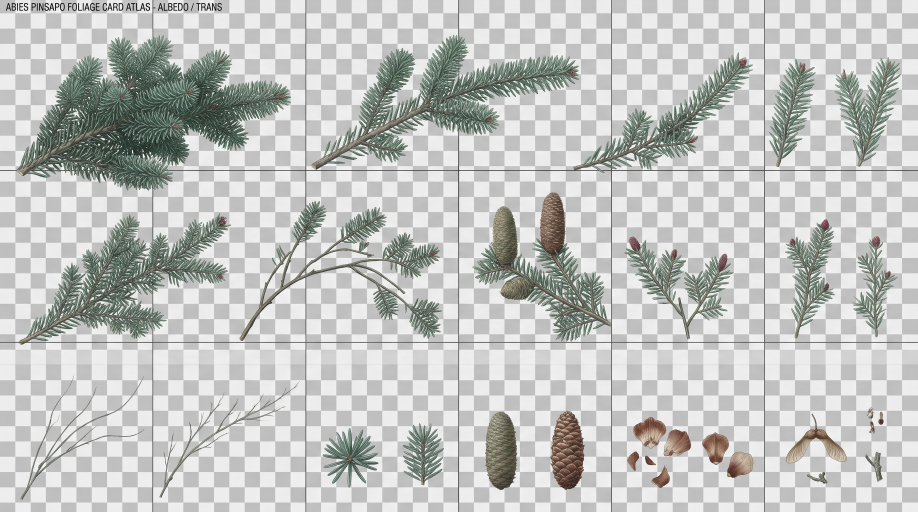
#> input picture pinsapo/fotos/atlas_follaje.jpg, 2752 x 1536 px, found by its file name (shown at 1/3 size)
$ python generar_texturas_pinsapo.py
#> lines starting #> are read from the running program, lines starting #| are printed output that depends on the picture
# Texturas del pinsapo a partir de los atlas del usuario:
#   pinsapo/fotos/atlas_follaje.jpg          -> public/pinsapo/ramas.png (2048x2048, 4x2 celdas de 512x1024,
#                                               ramitas con el tallo abajo y el eje centrado)
#   pinsapo/fotos/atlas_corteza_follaje.jpg  -> public/pinsapo/corteza.jpg (repetible)
# El fondo de cuadros esta pintado en el JPG y la rejilla es gris oscura, como las aciculas: las lineas
# se repintan con los pixeles de al lado antes de recortar.
# Uso: python3 pinsapo/generar_texturas_pinsapo.py  (desde la raiz del repo)
from PIL import Image, ImageFilter
import numpy as np
from scipy import ndimage

im = Image.open('pinsapo/fotos/atlas_follaje.jpg').convert('RGB')
#> im is the input picture: PIL image 2752x1536 RGB; mean R, G, B 193.3, 195.1, 192.8
K = im.size[0] / 2000.0
#> K = 1.38
A = np.asarray(im).astype(float).copy()
# borrar la rejilla (columnas y filas de las celdas)
for x0 in [333.3, 666.7, 1000, 1333.3, 1666.7]:
    x = int(round(x0 * K))
    for dx in range(-3, 4):
        A[:, x + dx] = (A[:, x - 5] + A[:, x + 5]) / 2
for y0 in [371.5, 745.5]:
    y = int(round(y0 * K))
    for dy in range(-3, 4):
        A[y + dy, :] = (A[y - 5, :] + A[y + 5, :]) / 2

# (x0, y0, x1, y1) en coordenadas de 2000 px y lado del tallo
PIEZAS = [
    ((35, 75, 640, 415), 'izq'),      # 0 ramillete grande y denso
    ((675, 70, 1265, 372), 'izq'),    # 1 rama larga
    ((1245, 115, 1645, 372), 'izq'),  # 2 rama fina
    ((1680, 125, 1785, 365), 'abajo'),  # 3 ramita derecha (guia)
    ((1815, 120, 1965, 365), 'abajo'),  # 4 ramita doble (guia)
    ((35, 465, 505, 750), 'izq'),     # 5 rama media
    ((1025, 415, 1335, 745), 'der'),  # 6 ramita con pinas
    ((1355, 475, 1605, 745), 'abajo'),  # 7 ramitas con yemas rojas
]


def pieza(c, tallo):
    x0, y0, x1, y1 = [int(v * K) for v in c]
    p = A[y0:y1, x0:x1]
    lum = p.mean(axis=2)
    sat = p.max(axis=2) - p.min(axis=2)
    a = np.maximum(np.clip((172 - lum) / 40, 0, 1), np.clip((sat - 24) / 20, 0, 1))
    lab, n = ndimage.label(ndimage.binary_dilation(a > 0.4, iterations=3))
    if n:
        tam = ndimage.sum(np.ones_like(a), lab, range(1, n + 1))
        a = a * (lab == 1 + int(np.argmax(tam)))
    # quitar el gris del fondo mezclado en los bordes
    aa = np.clip(a, 0.2, 1)[..., None]
    p = np.clip((p - (1 - aa) * 205) / aa, 0, 255)
    img = Image.fromarray(np.dstack([p, a * 255]).astype(np.uint8), 'RGBA')
    ys, xs = np.nonzero(a > 0.5)
    cx, cy = xs.mean(), ys.mean()
    w, v = np.linalg.eigh(np.cov(np.vstack([xs - cx, ys - cy])))
    eje = v[:, np.argmax(w)]
    ref = {'abajo': (0, 1), 'arriba': (0, -1), 'izq': (-1, 0), 'der': (1, 0)}[tallo]
    if eje[0] * ref[0] + eje[1] * ref[1] < 0:
        eje = -eje
    img = img.rotate(-np.degrees(np.arctan2(eje[0], eje[1])), resample=Image.BICUBIC, expand=True)
    al = np.asarray(img)[..., 3]
    ys, xs = np.nonzero(al > 40)
    img = img.crop((xs.min(), ys.min(), xs.max() + 1, ys.max() + 1))
    al = np.asarray(img)[..., 3].astype(float)
    cxm = (al.sum(axis=0) * np.arange(al.shape[1])).sum() / al.sum()
    half = int(max(cxm, al.shape[1] - cxm)) + 2
    out = Image.new('RGBA', (2 * half, img.height), (0, 0, 0, 0))
    out.paste(img, (int(half - cxm), 0))
    return out


CW, CH = 512, 1024
atlas = Image.new('RGBA', (2048, 2048), (0, 0, 0, 0))
#> atlas: PIL image 2048x2048 RGBA; every value is 0
for i, (c, tallo) in enumerate(PIEZAS):
    img = pieza(c, tallo)
    s = min((CW - 8) / img.width, (CH - 8) / img.height)
    img = img.resize((max(1, int(img.width * s)), max(1, int(img.height * s))), Image.LANCZOS)
    x, y = (i % 4) * CW, (i // 4) * CH
    atlas.alpha_composite(img, (x + (CW - img.width) // 2, y + CH - 4 - img.height))
#> this loop made 8 passes
#> (x0 in pieza, y0 in pieza, x1 in pieza, y1 in pieza, n in pieza, tam in pieza, cx in pieza, cy in pieza) on passes 2 to 7: (928, 96, 1740, 511, 2, [125489, 354], 395.6, 198), (1713, 158, 2263, 511, 2, [58312, 1396], 301.8, 211.9), (2311, 172, 2456, 502, 1, [25385], 62.2, 157.9), (2497, 165, 2703, 502, 1, [34345], 106.9, 157.5), (48, 639, 694, 1032, 1, [114311], 336.4, 200.5), (1410, 571, 1836, 1025, 1, [84677], 220.7, 236.7)
#> (n in pieza, tam in pieza, cx in pieza, cy in pieza, w in pieza, v in pieza, cxm in pieza, half in pieza) on pass 1: (1, [219494], 383.8, 244.9, [9281.5, 33091.6], [[-0.226, -0.974], [-0.974, 0.226]], 248.7, 250)
#> pass 1, in pieza, `a = np.maximum(np.clip((172 - lum) / 40, 0, 1), np.clip((sat - 24) / 2..`:
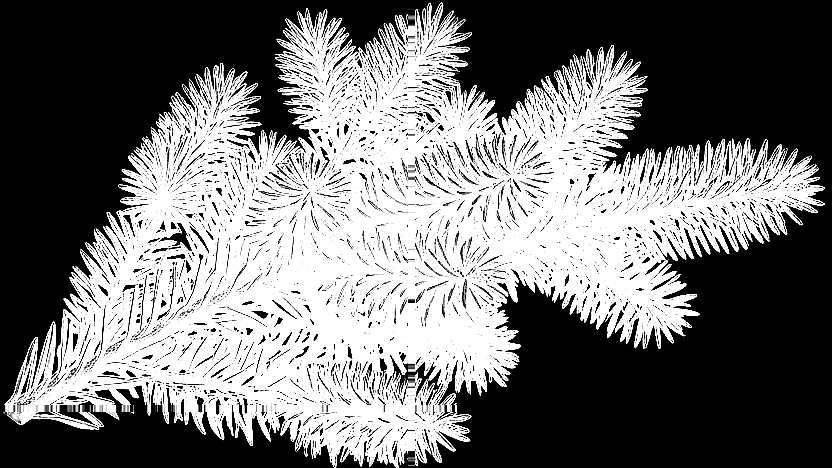
#> a: shape (468, 832) float64; min 0, max 1, mean 0.453
#> after the loop:
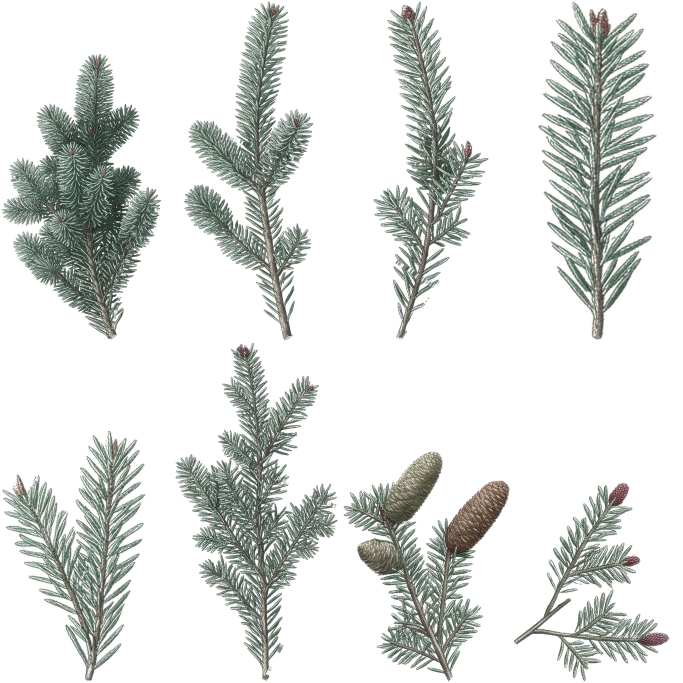
#> atlas: PIL image 2048x2048 RGBA (shown at 1/3 size); mean R, G, B, A 28.9, 32.9, 29.1, 57.4; transparent parts drawn white
#> after the loop:
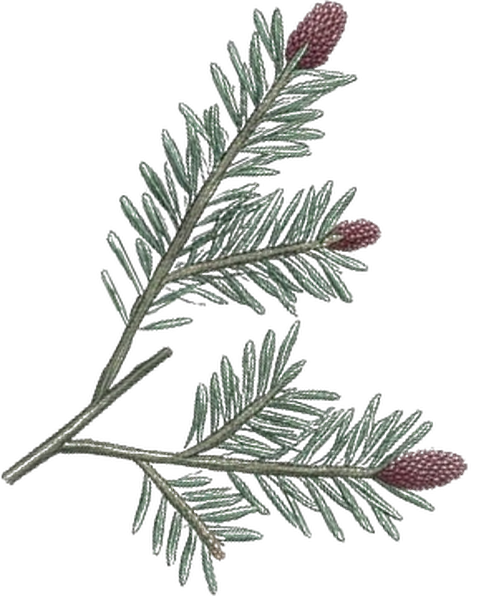
#> img: PIL image 504x596 RGBA; mean R, G, B, A 31, 33.7, 30.1, 53.3; transparent parts drawn white

arr = np.asarray(atlas).astype(float)
# bordes de las aciculas un poco mas oscuros (sin halo claro a distancia)
al = arr[..., 3:] / 255
arr[..., :3] *= np.clip(0.6 + 0.4 * (al - 0.5) / 0.4, 0.6, 1.0)
rgb = Image.fromarray(arr[..., :3].astype(np.uint8))
m = Image.fromarray(arr[..., 3].astype(np.uint8))
blur = np.asarray(rgb.filter(ImageFilter.GaussianBlur(10))).astype(float)
den = np.asarray(m.filter(ImageFilter.GaussianBlur(10))).astype(float)[..., None] / 255
fondo = np.where(den > 0.01, np.clip(blur / np.maximum(den, 0.02) * 0.55, 0, 255), [25, 38, 32])
final = np.where(arr[..., 3:] > 40, arr[..., :3], fondo).astype(np.uint8)
out = Image.fromarray(final).convert('RGBA')
out.putalpha(m)
out.save('public/pinsapo/ramas.png', optimize=True)

# ---------- corteza: el parche plano del atlas de corteza, repetible ----------
ic = Image.open('pinsapo/fotos/atlas_corteza_follaje.jpg').convert('RGB')
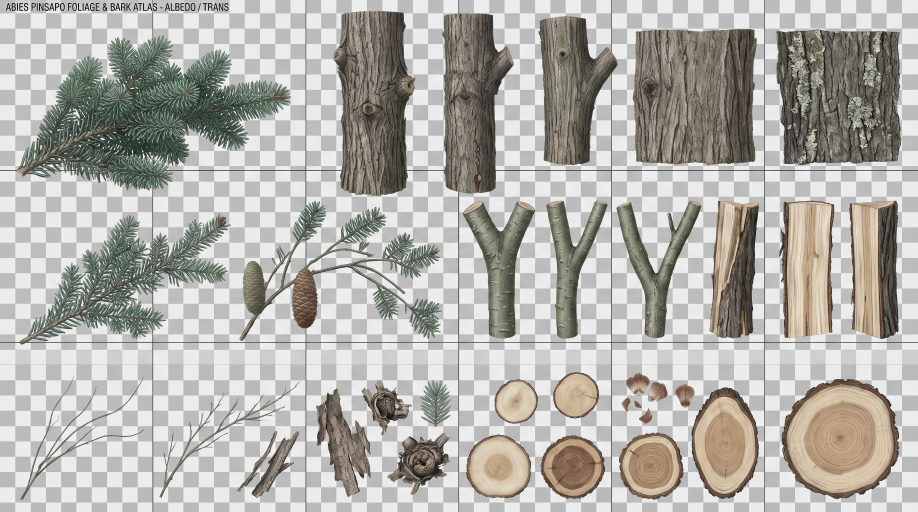
#> input picture pinsapo/fotos/atlas_corteza_follaje.jpg, 2752 x 1536 px, found by its file name (shown at 1/3 size)
#> ic is the input picture: PIL image 2752x1536 RGB; mean R, G, B 177.6, 175.7, 170.6
x0, y0, x1, y1 = [int(v * K) for v in (1450, 75, 1645, 352)]   # sin el nudo de la izquierda (se repetia mucho)
#> x0 = 1995; y0 = 103; x1 = 2263; y1 = 484
f = np.asarray(ic.crop((x0 + 10, y0 + 12, x1 - 10, y1 - 8))).astype(float)
col = np.convolve(np.pad(f.mean(axis=(0, 2)), 30, mode='edge'), np.ones(61) / 61, mode='same')[30:-30]
#> col = 248 values, max 125.8 at index 16, min 72.45 at index 216, mean 105.9
fil = np.convolve(np.pad(f.mean(axis=(1, 2)), 30, mode='edge'), np.ones(61) / 61, mode='same')[30:-30]
#> fil = 361 values, max 109.2 at index 112, min 102.7 at index 286, mean 105.6
f = f * (col.mean() / col)[None, :, None] * (fil.mean() / fil)[:, None, None]
n = 40
w = np.linspace(0, 1, n)[None, :, None]
f[:, -n:] = f[:, -n:] * (1 - w) + f[:, :n] * w
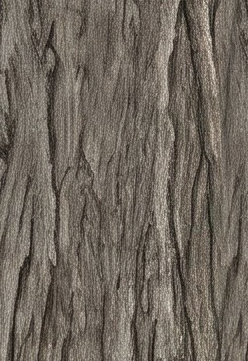
#> f: shape (361, 248, 3) float64; mean R, G, B 114.8, 106.4, 96.7; drawn with min black and max white
f = f[:, :-n]
#> f: shape (361, 208, 3) float64
wv = np.linspace(0, 1, n)[:, None, None]
f[-n:] = f[-n:] * (1 - wv) + f[:n] * wv
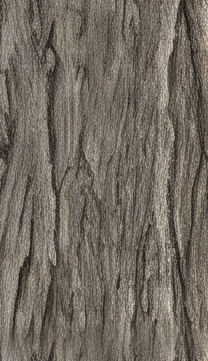
#> f: shape (361, 208, 3) float64; mean R, G, B 115, 106.5, 97
f = f[:-n]
#> f: shape (321, 208, 3) float64
Image.fromarray(np.clip(f, 0, 255).astype(np.uint8)).resize((512, 512), Image.LANCZOS).save('public/pinsapo/corteza.jpg', quality=90)
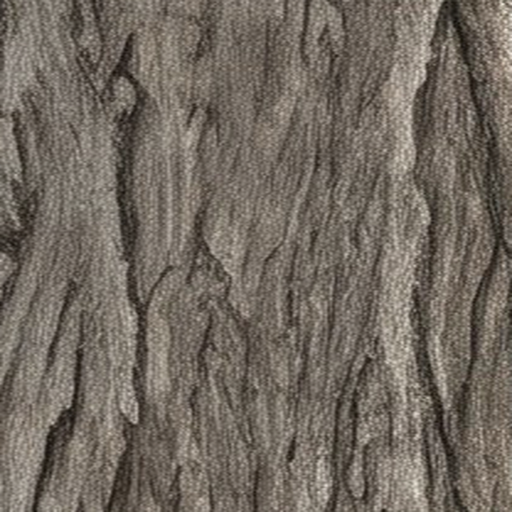
#> saved as corteza.jpg: PIL image 512x512 RGB; mean R, G, B 114.4, 106, 96.5
print('texturas del pinsapo listas; corteza', f.shape[1], 'x', f.shape[0], 'px')
#| texturas del pinsapo listas; corteza 208 x 321 px
